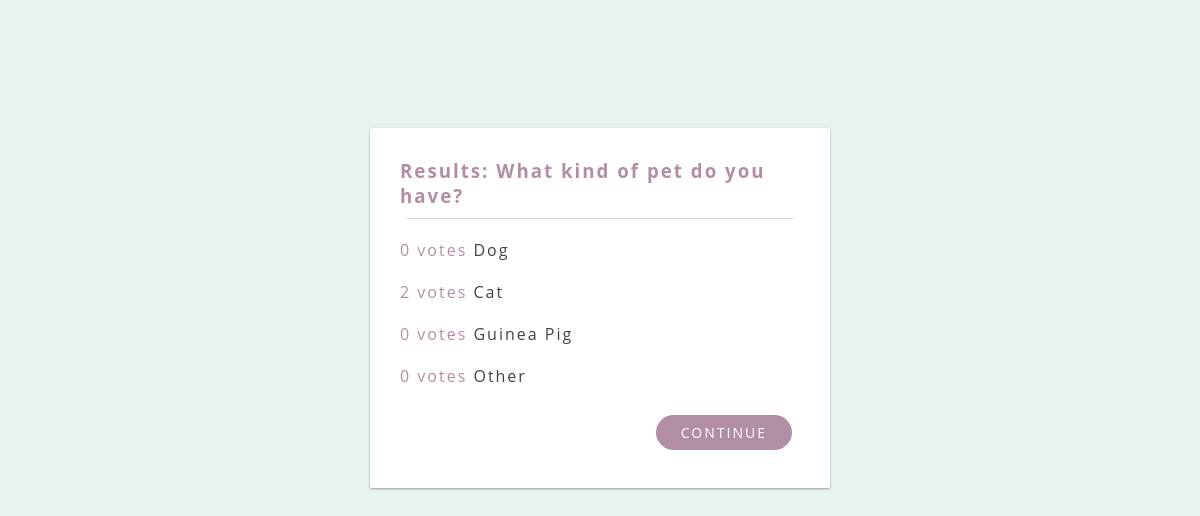
The page /polls/4/results/ on the database its author committed.
### polls/models.py (models this page shows, shortened)
class Question(models.Model):
    question_text = models.CharField(max_length=200)
    pub_date = models.DateTimeField('date published')

class Choice(models.Model):
    question = models.ForeignKey(Question, on_delete=models.CASCADE)
    choice_text = models.CharField(max_length=200)
    votes = models.IntegerField(default=0)

### polls/views.py (the view)
# urls.py: path('<int:pk>/results/', views.ResultsView.as_view(), name='results'),
class ResultsView(generic.DetailView):
    model = Question
    template_name = 'polls/results.html'

### polls/templates/polls/results.html (shortened to what this page needs)
{% load static %}
<link rel="stylesheet" type="text/css" href="{% static 'polls/style.css' %}">
<div class="card">
    <h3>Results: {{ question.question_text }}</h3>
    {% for choice in question.choice_set.all %}
        <div class="choices">
            <span>{{ choice.votes }} vote{{ choice.votes|pluralize }}</span> {{ choice.choice_text }} <br>
        </div>
    {% endfor %}
    <a href="{% url 'polls:index' %}" class="btn-vote">Continue</a>
</div>

### polls/static/polls/style.css (style rules this page uses)
h2,h3 { margin: 0 0 10 0; color: #b18ea6; }
.card { background: #fff; border-radius: 2px; height: 300px; margin: 8em auto; position: relative; width: 400px; box-shadow: 0 1px 3px rgba(0,0,0,0.12), 0 1px 2px rgba(0,0,0,0.24); transition: all 0.3s cubic-bezier(.25,.8,.25,1); padding: 30px; letter-spacing: 2px; }
a { text-decoration: none; color: rgb(66, 66, 66); }
.btn-vote { margin: 10px; outline: none; border: none; background-color: #b18ea6; font-size: 14px; color: white; text-transform: uppercase; padding: 8px 25px; letter-spacing: 2px; border-radius: 20px; position: absolute; bottom: 2em; right: 2em; }
.choices { margin: 20 0 20 0; }
span { color: #b18ea6; }

### rows shown on the page
Question: question_text "What kind of pet do you have?"
Choice: votes "0", choice_text "Dog"
Choice: votes "2", choice_text "Cat"
Choice: votes "0", choice_text "Guinea Pig"
Choice: votes "0", choice_text "Other"
